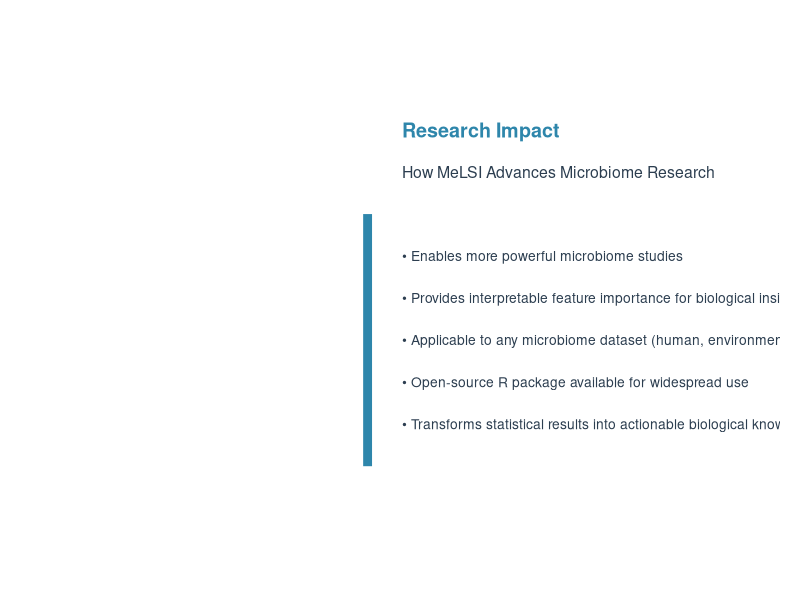

The R source for this figure:
# Research Impact Text Graphic - Blue Theme, No Boxes
library(ggplot2)

# Set theme to match your style
theme_impact <- theme_minimal() +
  theme(
    text = element_text(size = 11),
    plot.title = element_text(size = 14, face = "bold", hjust = 0.5),
    plot.subtitle = element_text(size = 12, hjust = 0.5),
    axis.text = element_blank(),
    axis.ticks = element_blank(),
    axis.title = element_blank(),
    panel.grid = element_blank(),
    panel.background = element_blank(),
    plot.background = element_blank(),
    plot.margin = margin(15, 15, 15, 15)
  )

# Colors - blue theme only
melsi_blue <- "#2E86AB"
text_gray <- "#2C3E50"
light_blue <- "#EBF3FD"

# Create impact text graphic
create_impact_text_graphic <- function() {
  
  # Create a clean text-based layout
  p <- ggplot() +
    # Add title
    annotate("text", x = 0.5, y = 0.9, 
             label = "Research Impact", 
             size = 5, fontface = "bold", color = melsi_blue, hjust = 0) +
    
    # Add subtitle
    annotate("text", x = 0.5, y = 0.85, 
             label = "How MeLSI Advances Microbiome Research", 
             size = 4, color = text_gray, hjust = 0) +
    
    # Add impact points with bullet points
    annotate("text", x = 0.5, y = 0.75, 
             label = "• Enables more powerful microbiome studies", 
             size = 3.5, color = text_gray, hjust = 0) +
    
    annotate("text", x = 0.5, y = 0.7, 
             label = "• Provides interpretable feature importance for biological insights", 
             size = 3.5, color = text_gray, hjust = 0) +
    
    annotate("text", x = 0.5, y = 0.65, 
             label = "• Applicable to any microbiome dataset (human, environmental, clinical)", 
             size = 3.5, color = text_gray, hjust = 0) +
    
    annotate("text", x = 0.5, y = 0.6, 
             label = "• Open-source R package available for widespread use", 
             size = 3.5, color = text_gray, hjust = 0) +
    
    annotate("text", x = 0.5, y = 0.55, 
             label = "• Transforms statistical results into actionable biological knowledge", 
             size = 3.5, color = text_gray, hjust = 0) +
    
    # Add a subtle blue accent line
    annotate("segment", x = 0.45, xend = 0.45, y = 0.5, yend = 0.8,
             color = melsi_blue, linewidth = 3) +
    
    # Set limits
    xlim(0, 1) +
    ylim(0.4, 1) +
    theme_impact
  
  return(p)
}

# Create and save the impact text graphic
cat("Creating research impact text graphic...\n")
impact_text <- create_impact_text_graphic()

# Save the figure
ggsave("figure6_research_impact_text.png", impact_text, 
       width = 10, height = 6, dpi = 300, bg = "white")

cat("Research impact text graphic saved as: figure6_research_impact_text.png\n")










